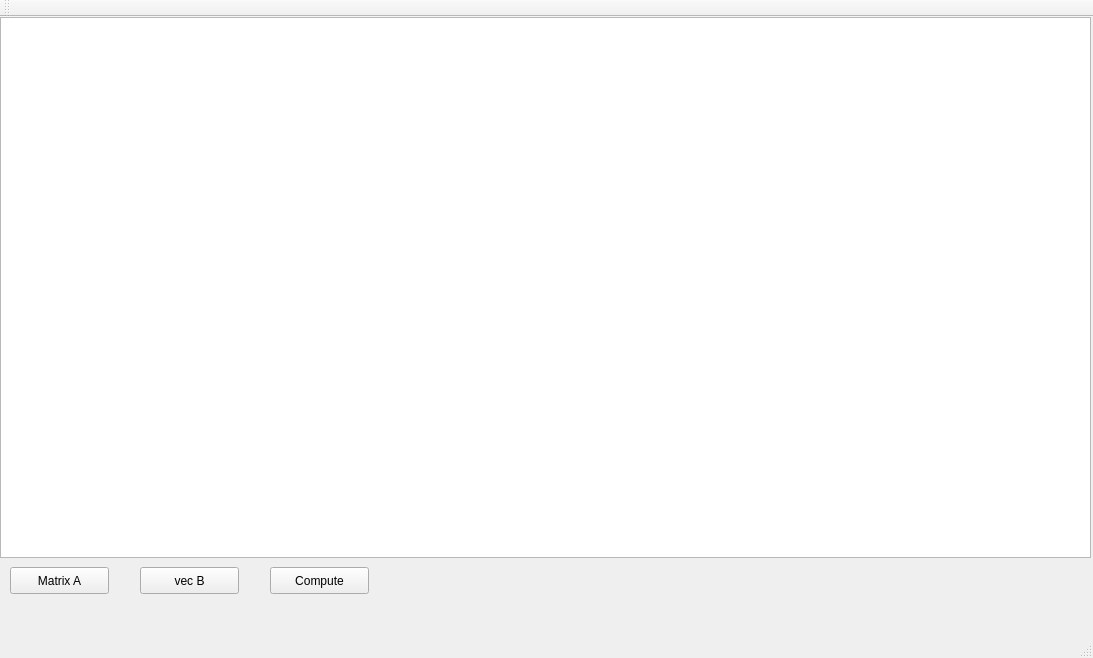
<?xml version="1.0" encoding="UTF-8"?>
<ui version="4.0">
 <class>CN_HW5</class>
 <widget class="QMainWindow" name="CN_HW5">
  <property name="geometry">
   <rect>
    <x>0</x>
    <y>0</y>
    <width>1093</width>
    <height>658</height>
   </rect>
  </property>
  <property name="windowTitle">
   <string>CN_HW5</string>
  </property>
  <widget class="QWidget" name="centralWidget">
   <widget class="QTextBrowser" name="textBrowser">
    <property name="geometry">
     <rect>
      <x>0</x>
      <y>0</y>
      <width>1091</width>
      <height>541</height>
     </rect>
    </property>
   </widget>
   <widget class="QPushButton" name="pushButton">
    <property name="geometry">
     <rect>
      <x>10</x>
      <y>550</y>
      <width>99</width>
      <height>27</height>
     </rect>
    </property>
    <property name="text">
     <string>Matrix A</string>
    </property>
   </widget>
   <widget class="QPushButton" name="pushButton_2">
    <property name="geometry">
     <rect>
      <x>140</x>
      <y>550</y>
      <width>99</width>
      <height>27</height>
     </rect>
    </property>
    <property name="text">
     <string>vec B</string>
    </property>
   </widget>
   <widget class="QPushButton" name="pushButton_3">
    <property name="geometry">
     <rect>
      <x>270</x>
      <y>550</y>
      <width>99</width>
      <height>27</height>
     </rect>
    </property>
    <property name="text">
     <string>Compute</string>
    </property>
   </widget>
  </widget>
  <widget class="QMenuBar" name="menuBar">
   <property name="geometry">
    <rect>
     <x>0</x>
     <y>0</y>
     <width>1093</width>
     <height>25</height>
    </rect>
   </property>
  </widget>
  <widget class="QToolBar" name="mainToolBar">
   <attribute name="toolBarArea">
    <enum>TopToolBarArea</enum>
   </attribute>
   <attribute name="toolBarBreak">
    <bool>false</bool>
   </attribute>
  </widget>
  <widget class="QStatusBar" name="statusBar"/>
 </widget>
 <layoutdefault spacing="6" margin="11"/>
 <resources/>
 <connections/>
</ui>
